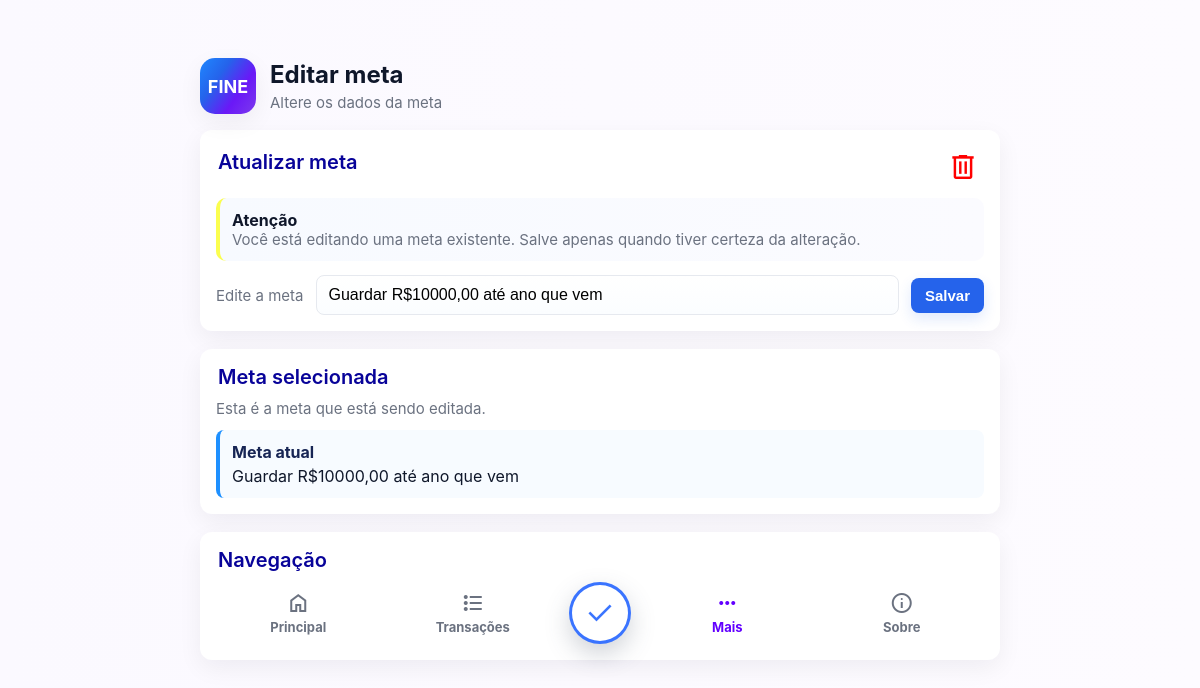
The page /fine/metas/editar/1 (signed in) on the database its author committed.
### models/metas/metas_model.py (models this page shows, shortened)
class Meta(db.Model):
    id = db.Column(db.Integer, primary_key=True)
    conteudo = db.Column(db.String(200), nullable=False)
    usuario_id = db.Column(db.Integer, db.ForeignKey("usuario.id"), nullable=False)
    fixada = db.Column(db.Boolean, default=False, nullable=False)
    usuario = db.relationship("Usuario", backref="metas")

### controllers/metas/metas_controller.py (the view, shortened to what this page needs)
def editar_meta(id):
    if "usuario_id" not in session:
        return redirect(url_for("login"))
    meta = Meta.query.filter_by(id=id, usuario_id=session["usuario_id"]).first()
    if not meta:
        return redirect(url_for("listar_metas"))
    return render_template("metas/form-editar-meta.html", context={"meta": meta})

### templates/metas/form-editar-meta.html (shortened to what this page needs)
{% extends '/layouts/base.html' %}
{% block page_header %}
    <header>
        {% include 'partials/logo.html' %}
        <div>
            <h1>Editar meta</h1>
            <p class="lead">Altere os dados da meta</p>
        </div>
    </header>
{% endblock %}
{% block content %}
<section class="card">
    <div style="display:flex;justify-content:space-between;align-items:center;margin-bottom:10px">
        <div>
            <h2>Atualizar meta</h2>
        </div>
        <button id="btn-excluir" class="expense-delete-btn" type="button" form="form-metas" title="Excluir meta" style="color: red; text-decoration: none;">
            <span class="material-symbols-outlined">delete</span>
        </button>
    </div>
    <div class="notice warning">
        <strong>Atenção</strong>
        <div class="meta">
            Você está editando uma meta existente. Salve apenas quando tiver certeza da alteração.
        </div>
    </div>
    <form id="form-metas" action="/fine/metas/editar/{{ context.meta.id }}" method="POST">
        <div class="form-row">
            <label for="conteudo">Edite a meta</label>
            <input
                type="text"
                id="conteudo"
                name="conteudo"
                value="{{ context.meta.conteudo }}"
            >
            <button class="btn" type="submit">Salvar</button>
        </div>
    </form>
</section>
<section class="card">
    <h2>Meta selecionada</h2>
    <div class="meta" style="margin-bottom:12px">
        Esta é a meta que está sendo editada.
    </div>
    <div class="meta-item">
        <div class="meta-texto">
            <strong>Meta atual</strong>
            <span>{{ context.meta.conteudo }}</span>
        </div>
    </div>
</section>
<section class="card">
    <h2>Navegação</h2>
    <div class="bottom-menu meta-menu">
        {% include 'partials/navigation-left.html' %}
        <button class="menu-add menu-add-meta" form="form-metas" type="submit">
            <span class="material-symbols-outlined">check</span>
        </button>
        <a class="menu-item active" href="{{ url_for('mais') }}">
            <span class="material-symbols-outlined">more_horiz</span>
            <strong>Mais</strong>
        </a>
        <a class="menu-item" href="{{ url_for('sobre') }}">
            <span class="material-symbols-outlined">info</span>
            <strong>Sobre</strong>
        </a>
    </div>
</section>
{% endblock %}

### static/css/style.css (style rules this page uses)
:root { --bg:#fdfbff; --card:#ffffff; --muted:#6b7280; --accent:#2563eb; --navegation:#686868; --primary:#639fff; --success:#16a34a; --error:#dc2626; --glass:rgba(255,255,255,0.6); --shadow:0 8px 24px rgba(15,23,42,0.06); font-family:Inter, system-ui, -apple-system, "Segoe UI", Roboto, Arial; }
html,body { min-height:100dvh;height:100%;margin:0;background:linear-gradient(90deg,#fbf9ff,var(--bg));color:#0f172a;font-size:16px }
header { display:flex;align-items:center;gap:14px;margin-bottom:16px }
h1 { font-size:24px;margin:0 }
h2 { margin:0 0 10px;font-size:20px;color:#080399;padding-left:2px;font-weight:600 }
p.lead { margin:4px 0 0;color:var(--muted);font-size:15px }
.card { background:var(--card);border-radius:12px;padding:16px;box-shadow:var(--shadow);margin-bottom:18px }
.form-row { display:flex;gap:12px;align-items:center }
label { font-size:15px;color:var(--muted);min-width:70px }
input[type="text"] { flex:1;padding:10px 12px;border-radius:8px;border:1px solid #e6e9ef;background:linear-gradient(180deg,#fff,#fbfdff);font-size:16px;outline:none }
button { cursor:pointer }
.btn { background:var(--accent);color:#fff;padding:9px 14px;border-radius:8px;border:none;cursor:pointer;font-weight:600;font-size:15px;box-shadow:0 6px 14px rgba(37,99,235,0.14);transition:all .2s ease }
.meta { font-size:15px;color:var(--muted) }
.meta-item { display:flex; justify-content:space-between; align-items:center; gap:12px; padding:12px; border-radius:8px; background:#f7fbff; border-left:4px solid #1e90ff; transition:all .2s ease; }
.meta-texto { display:flex; flex-direction:column; gap:4px; overflow-wrap:break-word; word-break:break-word; }
.meta-texto strong { color:#172554; }
.meta-texto span { color:#0f172a; overflow-wrap:break-word; word-break:break-word; }
.material-symbols-outlined { font-size:20px; }
.notice { padding:12px;border-radius:10px;background:#f8fbff;border-left:4px solid var(--primary);margin-bottom:14px }
.notice.warning { background:linear-gradient(90deg,#f7faff,#fbfbff);border-left-color:#fbff0db9 }
.bottom-menu { display:grid;grid-template-columns:1fr 1fr 70px 1fr 1fr;align-items:center;gap:10px }
.menu-item { text-decoration:none;color:var(--muted);display:flex;flex-direction:column;align-items:center;gap:4px;font-size:13px }
.menu-item.active { color:#6200ff }
.menu-add { width:62px;height:62px;border-radius:50%;background:#dc2626;color:#fff;display:flex;align-items:center;justify-content:center;text-decoration:none;margin:auto }
.menu-add .material-symbols-outlined { font-size:34px }
.menu-add-meta { border: 3px solid #004cffc5;;background:#fff ;box-shadow:0 10px 24px rgba(71,85,105,.25) }
.menu-add-meta .material-symbols-outlined { color:#004cffc5; }
.expense-delete-btn { width:42px;height:42px;border:none;border-radius:50%;background:transparent;color:#fff;display:flex;align-items:center;justify-content:center;cursor:pointer;transition:transform .2s, background .2s, box-shadow .2s; }
.expense-delete-btn .material-symbols-outlined { font-size:32px; }

### rows shown on the page
Meta: conteudo "Guardar R$10000,00 até ano que vem", meta.conteudo "Guardar R$10000,00 até ano que vem"
